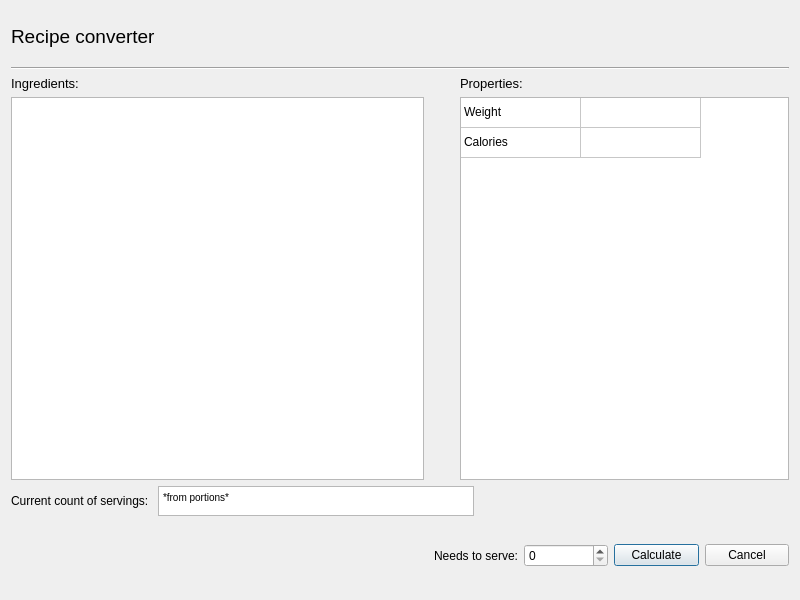
<?xml version="1.0" encoding="UTF-8"?>
<ui version="4.0">
 <class>CalculateDialog</class>
 <widget class="QDialog" name="CalculateDialog">
  <property name="geometry">
   <rect>
    <x>0</x>
    <y>0</y>
    <width>800</width>
    <height>600</height>
   </rect>
  </property>
  <property name="minimumSize">
   <size>
    <width>800</width>
    <height>600</height>
   </size>
  </property>
  <property name="windowTitle">
   <string>Dialog</string>
  </property>
  <layout class="QVBoxLayout" name="verticalLayout" stretch="0,0,6,0,1">
   <item>
    <widget class="QLabel" name="label_4">
     <property name="sizePolicy">
      <sizepolicy hsizetype="Expanding" vsizetype="Preferred">
       <horstretch>0</horstretch>
       <verstretch>0</verstretch>
      </sizepolicy>
     </property>
     <property name="minimumSize">
      <size>
       <width>0</width>
       <height>50</height>
      </size>
     </property>
     <property name="font">
      <font>
       <family>Nirmala UI</family>
       <pointsize>14</pointsize>
      </font>
     </property>
     <property name="text">
      <string>Recipe converter</string>
     </property>
    </widget>
   </item>
   <item>
    <widget class="Line" name="line">
     <property name="orientation">
      <enum>Qt::Horizontal</enum>
     </property>
    </widget>
   </item>
   <item>
    <layout class="QGridLayout" name="gridLayout">
     <item row="1" column="2">
      <widget class="QLabel" name="label_11">
       <property name="font">
        <font>
         <family>Nirmala UI</family>
         <pointsize>10</pointsize>
        </font>
       </property>
       <property name="text">
        <string>Properties:</string>
       </property>
      </widget>
     </item>
     <item row="1" column="1" rowspan="2">
      <spacer name="verticalSpacer">
       <property name="orientation">
        <enum>Qt::Vertical</enum>
       </property>
       <property name="sizeHint" stdset="0">
        <size>
         <width>30</width>
         <height>40</height>
        </size>
       </property>
      </spacer>
     </item>
     <item row="2" column="0">
      <widget class="QTableWidget" name="tW_ingredients_calc">
       <property name="minimumSize">
        <size>
         <width>200</width>
         <height>0</height>
        </size>
       </property>
       <property name="horizontalScrollBarPolicy">
        <enum>Qt::ScrollBarAlwaysOff</enum>
       </property>
       <property name="sizeAdjustPolicy">
        <enum>QAbstractScrollArea::AdjustToContents</enum>
       </property>
       <property name="textElideMode">
        <enum>Qt::ElideRight</enum>
       </property>
       <attribute name="horizontalHeaderVisible">
        <bool>false</bool>
       </attribute>
       <attribute name="horizontalHeaderDefaultSectionSize">
        <number>110</number>
       </attribute>
       <attribute name="horizontalHeaderStretchLastSection">
        <bool>true</bool>
       </attribute>
       <attribute name="verticalHeaderShowSortIndicator" stdset="0">
        <bool>false</bool>
       </attribute>
       <attribute name="verticalHeaderStretchLastSection">
        <bool>false</bool>
       </attribute>
       <column>
        <property name="text">
         <string/>
        </property>
       </column>
       <column>
        <property name="text">
         <string/>
        </property>
        <property name="textAlignment">
         <set>AlignTrailing|AlignVCenter</set>
        </property>
       </column>
      </widget>
     </item>
     <item row="2" column="2">
      <layout class="QVBoxLayout" name="verticalLayout_4">
       <property name="sizeConstraint">
        <enum>QLayout::SetMinimumSize</enum>
       </property>
       <item>
        <widget class="QTableWidget" name="tW_properties_calc">
         <property name="verticalScrollBarPolicy">
          <enum>Qt::ScrollBarAlwaysOff</enum>
         </property>
         <property name="horizontalScrollBarPolicy">
          <enum>Qt::ScrollBarAlwaysOff</enum>
         </property>
         <property name="sizeAdjustPolicy">
          <enum>QAbstractScrollArea::AdjustIgnored</enum>
         </property>
         <attribute name="horizontalHeaderVisible">
          <bool>false</bool>
         </attribute>
         <attribute name="horizontalHeaderDefaultSectionSize">
          <number>120</number>
         </attribute>
         <attribute name="verticalHeaderVisible">
          <bool>false</bool>
         </attribute>
         <row>
          <property name="text">
           <string>Новий рядок</string>
          </property>
         </row>
         <row>
          <property name="text">
           <string>Новий рядок</string>
          </property>
         </row>
         <column>
          <property name="text">
           <string/>
          </property>
         </column>
         <column>
          <property name="text">
           <string/>
          </property>
         </column>
         <item row="0" column="0">
          <property name="text">
           <string>Weight</string>
          </property>
         </item>
         <item row="1" column="0">
          <property name="text">
           <string>Calories</string>
          </property>
         </item>
        </widget>
       </item>
      </layout>
     </item>
     <item row="1" column="0">
      <widget class="QLabel" name="label_10">
       <property name="font">
        <font>
         <family>Nirmala UI</family>
         <pointsize>10</pointsize>
        </font>
       </property>
       <property name="text">
        <string>Ingredients:</string>
       </property>
      </widget>
     </item>
    </layout>
   </item>
   <item>
    <layout class="QHBoxLayout" name="horizontalLayout">
     <item>
      <widget class="QLabel" name="label">
       <property name="text">
        <string>Current count of servings: </string>
       </property>
      </widget>
     </item>
     <item>
      <widget class="QTextEdit" name="te_current_servings">
       <property name="sizePolicy">
        <sizepolicy hsizetype="Expanding" vsizetype="Ignored">
         <horstretch>0</horstretch>
         <verstretch>0</verstretch>
        </sizepolicy>
       </property>
       <property name="minimumSize">
        <size>
         <width>0</width>
         <height>30</height>
        </size>
       </property>
       <property name="maximumSize">
        <size>
         <width>16777215</width>
         <height>30</height>
        </size>
       </property>
       <property name="readOnly">
        <bool>true</bool>
       </property>
       <property name="html">
        <string>&lt;!DOCTYPE HTML PUBLIC &quot;-//W3C//DTD HTML 4.0//EN&quot; &quot;http://www.w3.org/TR/REC-html40/strict.dtd&quot;&gt;
&lt;html&gt;&lt;head&gt;&lt;meta name=&quot;qrichtext&quot; content=&quot;1&quot; /&gt;&lt;style type=&quot;text/css&quot;&gt;
p, li { white-space: pre-wrap; }
&lt;/style&gt;&lt;/head&gt;&lt;body style=&quot; font-family:'MS Shell Dlg 2'; font-size:7.8pt; font-weight:400; font-style:normal;&quot;&gt;
&lt;p style=&quot; margin-top:0px; margin-bottom:0px; margin-left:0px; margin-right:0px; -qt-block-indent:0; text-indent:0px;&quot;&gt;*from portions*&lt;/p&gt;&lt;/body&gt;&lt;/html&gt;</string>
       </property>
      </widget>
     </item>
     <item>
      <spacer name="horizontalSpacer">
       <property name="orientation">
        <enum>Qt::Horizontal</enum>
       </property>
       <property name="sizeHint" stdset="0">
        <size>
         <width>40</width>
         <height>20</height>
        </size>
       </property>
      </spacer>
     </item>
    </layout>
   </item>
   <item>
    <layout class="QHBoxLayout" name="horizontalLayout_8" stretch="4,2,1,1,1">
     <item>
      <spacer name="verticalSpacer_2">
       <property name="orientation">
        <enum>Qt::Vertical</enum>
       </property>
       <property name="sizeHint" stdset="0">
        <size>
         <width>20</width>
         <height>40</height>
        </size>
       </property>
      </spacer>
     </item>
     <item>
      <widget class="QLabel" name="label_8">
       <property name="layoutDirection">
        <enum>Qt::LeftToRight</enum>
       </property>
       <property name="text">
        <string>Needs to serve:</string>
       </property>
       <property name="alignment">
        <set>Qt::AlignRight|Qt::AlignTrailing|Qt::AlignVCenter</set>
       </property>
      </widget>
     </item>
     <item>
      <widget class="QSpinBox" name="sB_needed_servings"/>
     </item>
     <item>
      <widget class="QPushButton" name="pb_calc">
       <property name="text">
        <string>Calculate</string>
       </property>
      </widget>
     </item>
     <item>
      <widget class="QPushButton" name="pb_exit">
       <property name="text">
        <string>Cancel</string>
       </property>
      </widget>
     </item>
    </layout>
   </item>
  </layout>
 </widget>
 <resources/>
 <connections/>
</ui>
